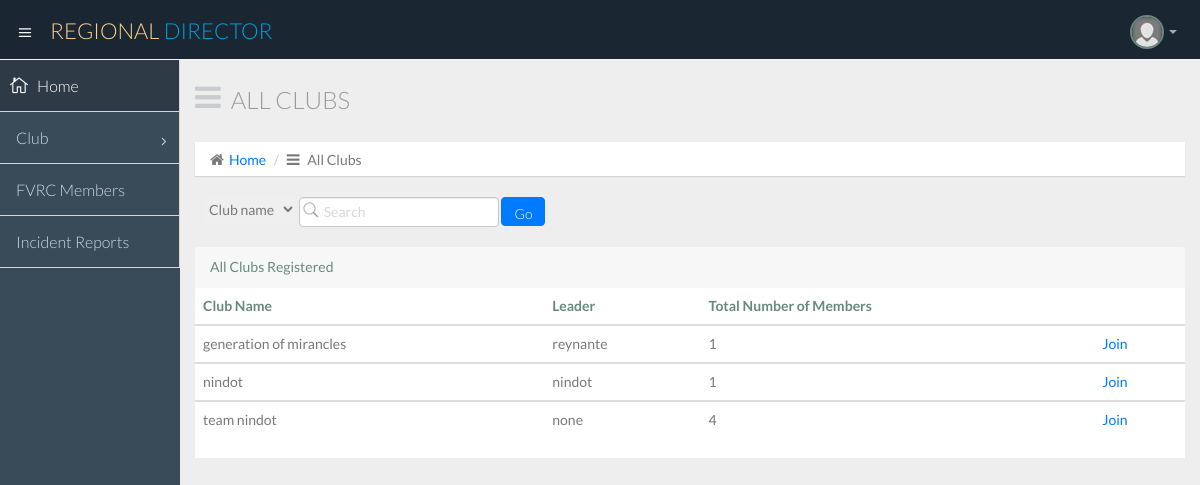
Screenshot of /regional_director_view_all_clubs.php with the database file from the repository.
### tables this page shows
CREATE TABLE IF NOT EXISTS `clubs` (
  `club_member` int(6) NOT NULL,
  `club_name` varchar(25) NOT NULL,
  `club_leader` varchar(25) NOT NULL
);

### regional_director_view_all_clubs.php (the view, shortened to what this page needs)
<!DOCTYPE html>
<html lang="en">
  <head>
    <link href="css/bootstrap.min.css" rel="stylesheet">
    <link href="css/bootstrap-theme.css" rel="stylesheet">
    <link href="css/elegant-icons-style.css" rel="stylesheet" />
    <link href="css/font-awesome.min.css" rel="stylesheet" />
    <link href="css/style.css" rel="stylesheet">
    <link href="css/style-responsive.css" rel="stylesheet" />
  </head>
  <body>
  <section id="container" class="">
      <header class="header dark-bg">
            <div class="toggle-nav">
                <div class="icon-reorder tooltips" data-original-title="Toggle Navigation" data-placement="bottom"><i class="icon_menu"></i></div>
            </div>
            <a href="regional_director_login.php" class="logo">Regional <span class="lite">Director</span></a>
            <div class="top-nav notification-row">
                <ul class="nav pull-right top-menu">
                    <li class="dropdown">
                        <a data-toggle="dropdown" class="dropdown-toggle" href="#">
                            <span class="profile-ava">
                                <img alt="" src="img/avatar1_small.jpg">
                            </span>
                            <b class="caret"></b>
                        </a>
                    </li>
                </ul>
            </div>
      </header>
        <?php
          include'regional_director_sidebar.php';
        ?>
      <section id="main-content">
          <section class="wrapper">
		  <div class="row">
				<div class="col-lg-12">
					<h3 class="page-header"><i class="fa fa fa-bars"></i> All Clubs</h3>
					<ol class="breadcrumb">
						<li><i class="fa fa-home"></i><a href="regional_director_login.php">Home</a></li>
						<li><i class="fa fa-bars"></i> All Clubs</li>
					</ol>
				</div>
			</div>
                <ul class="nav top-menu">
                    <li>
                        <form class="navbar-form" action="<?php echo $_SERVER['PHP_SELF']?>" method="POST">
                           <select name="category" style="height: 29px; border: 1px grey;">
							<option value="club_name">Club name</option>
							</select>
						   <input class="form-control" placeholder="Search" type="text" name="keyword">
                           <input class="btn btn-primary" style="height: 29px;" type="submit" value="Go" name="searching">
                        </form>
                    </li>
                </ul>
			  <br>
			   <header class="panel-heading">
                            All Clubs Registered
							<?php
							if(isset($_POST['searching'])){
									$query1=mysql_query("SELECT * from `clubs` where `$_POST[category]` like '%$_POST[keyword]%'");
										$_SESSION['category']=$_POST['category'];
										$_SESSION['keyword']=$_POST['keyword'];
								}else{
								$query1=mysql_query("SELECT * from `clubs`");
								}
							?>
                          </header>
                          <div style="background-color: white;" class="table-responsive">
                            <table class="table">
                              <thead>
                                <tr>
                                  <th>Club Name</th>
                                  <th>Leader</th>
                                  <th>Total Number of Members</th>
                                  <th></th>
                                  </tr>
                              </thead>
							  <?php
								while($row=mysql_fetch_array($query1)){
								?>
                              <tbody>
                                <tr>
                                  <td><?php  echo $row['club_name']; ?></td>
                                  <td><?php echo $row['club_leader']; ?></td>
                                  <td><?php echo $row['club_member']; ?></td>
								  <?php  echo '<td class="">'."<a href='clubs_join.php?id=".$row['club_name']."'>Join</a>".'</td>' ?>
                                  </tr>
								 </tbody>
							<?php
							}
							?>
                            </table>
                          </div>
                      </section>
          </section>
      </section>
  </body>
</html>

### rows the page displays
clubs: club_name "generation of mirancles", club_leader "reynante", club_member "1"
clubs: club_name "nindot", club_leader "nindot", club_member "1"
clubs: club_name "team nindot", club_leader "none", club_member "4"
